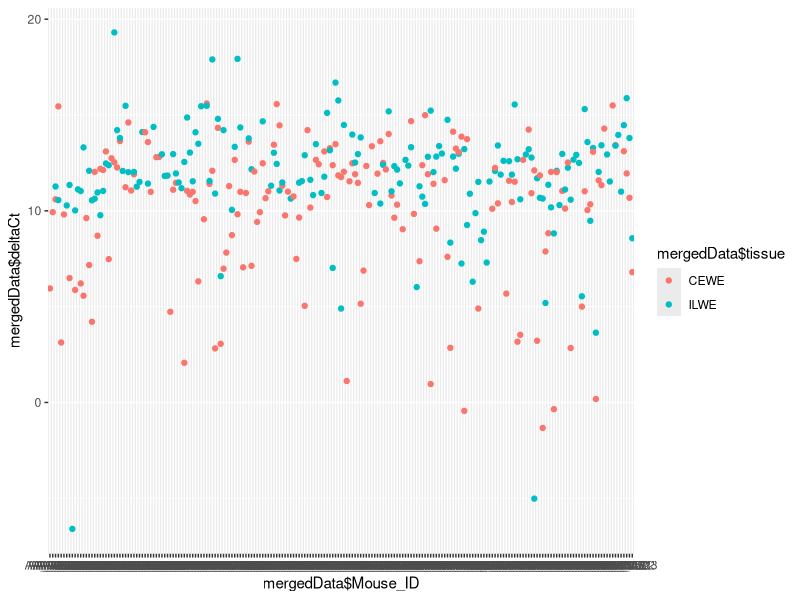

The R script that drew this image: (Note: this script raises an error after producing the figure.)
rawMeltData <- read.csv("./LorenzoRAW/CSVFiles/TotalLorenzo.csv", stringsAsFactors = F,
                 na.strings = c("NA", "", " ", "-"))

##### Clean data #####
# Column file name
names(rawMeltData)[names(rawMeltData) == "QPCR01.06.2018.XLS.csv"] <- "fileName"

# Annoying spaces
rawMeltData[,names(rawMeltData)  == "fileName"] <- gsub(" ", "", rawMeltData[,names(rawMeltData) == "fileName"])
rawMeltData[,names(rawMeltData)  == "Target.SYBR"] <- gsub(" ", "", rawMeltData[,names(rawMeltData) == "Target.SYBR"])

# Remove inside headers
rawMeltData <- rawMeltData[rawMeltData$Name != "Name",]

# Remove samples with no Ct value
rawMeltData <- rawMeltData[!is.na(rawMeltData$Ct.SYBR),]

# Remove samples with no mean Ct (means that only one sample worked)
rawMeltData <- rawMeltData[!is.na(rawMeltData$Ct.Mean.SYBR),]

# Remove controls (were used before)
rawMeltData <- rawMeltData[!rawMeltData$Name %in% c("water", "NTC"),]

# manual correction
rawMeltData$Name[rawMeltData$Name == "359"] <- "ILWE_AA_0359"
rawMeltData$Name[rawMeltData$Name == "ILWE_AA_242"] <- "ILWE_AA_0242"
rawMeltData$Name[rawMeltData$Name == "ILWE_AA_0,48"] <- "ILWE_AA_0348"
rawMeltData$Name[rawMeltData$Name == "ILWE_AA_0134"] <- "ILWE_AA_0379"
# likely manual mistake
rawMeltData[rawMeltData$Pos %in% c("B4", "B5", "B6") & 
       rawMeltData$fileName == "QPCR14.06.2018.XLS.csv", "Name"] <- "CEWE_AA_0424"

# Add full name of sample (tissue + mouseID + eimeriaOrmouse primers + plate)
rawMeltData$fullName <- paste0(rawMeltData$Name, "_", rawMeltData$Target.SYBR, "_",  rawMeltData$fileName)

# Add tissue and Mouse_ID
x <- strsplit(as.character(rawMeltData$Name), "_", 1)

rawMeltData$tissue <- sapply( x, "[", 1)

rawMeltData$Mouse_ID <- paste0("AA_", sapply( x, "[", 3))

##### Select correct data #####

# How many values per plate per fullname? (should be 3 max)
library(dplyr)
keepOnlyTriplicates <- rawMeltData %>%
  group_by(fullName)%>%
  count()

paste0("Problem with ", pull(keepOnlyTriplicates[keepOnlyTriplicates$n > 3,c("fullName")]))

rawMeltData <- rawMeltData[!rawMeltData$fullName %in%
                     pull(
                       keepOnlyTriplicates[keepOnlyTriplicates$n > 3,
                                           c("fullName")]),]

# Keep one value per plate per fullName (so per triplicate)
sumData <- rawMeltData[!duplicated(rawMeltData[c("fullName")]),]

# Choose what to do when several plates (choose based on sd or date?)
# in case of repeated samples, take the first one that worked (sd < 3)
# "Checking the files (not all), Lorenzo made new attempts when the variability 
# among replicates was too high (Sd >3) maybe would be nice to include the Sd 
# value for each sample as a criteria for selection of the data... 
# He replicate complete plates, so in most of the cases he include samples even 
# when in the previous attempt they had a good result"

sumData$IdTargetTissue <- paste(sumData$Mouse_ID, sumData$Target.SYBR, sumData$tissue)

duplicatedData <- unique(sumData$IdTargetTissue[duplicated(sumData$IdTargetTissue)])
                    
# Split in 2 to work only on duplicated DF     
myData1 <- sumData[!sumData$IdTargetTissue %in% duplicatedData, ]
myData2 <- sumData[sumData$IdTargetTissue %in% duplicatedData, ]

# keep the lower sd for each sample "IdTargetTissue"
myData3 <- data.frame()
for (i in unique(myData2$IdTargetTissue)){
  sub <- myData2[myData2$IdTargetTissue == i,]
  myData3 <- rbind(myData3, sub[sub$Ct.Dev..SYBR %in% min(sub$Ct.Dev..SYBR),])
}

# Unique values here:  
sumData <- rbind(myData1, myData3)

## Calculate deltaCt per plate

sumDataMouse <- sumData[sumData$Target.SYBR == "mouse",]
sumDataEimeria <- sumData[sumData$Target.SYBR == "eimeria",]

mergedData <- merge(sumDataEimeria, sumDataMouse, by = c("Mouse_ID", "fileName", "tissue"))

mergedData$deltaCt <- as.numeric(mergedData$Ct.Mean.SYBR.x) - as.numeric(mergedData$Ct.Mean.SYBR.y)

library(ggplot2)
ggplot(mergedData, aes(x = mergedData$Mouse_ID, y = mergedData$deltaCt)) +
  geom_point(aes(col = mergedData$tissue))

###### Calculation of LOD (mean + 2 standard deviations of the negative controls) #####

rawMeltData <- read.csv("./LorenzoRAW/MeltingCurves/MeltingCurvesLorenzo.csv", stringsAsFactors = F,
                    na.strings = c("NA", "", " ", "-"))

##### Clean data #####
# Column file name
names(rawMeltData)[names(rawMeltData) == "QPCRmc06.04.2018.XLS.csv"] <- "fileName"

# Annoying spaces
rawMeltData[,names(rawMeltData)  == "fileName"] <- gsub(" ", "", rawMeltData[,names(rawMeltData) == "fileName"])
rawMeltData[,names(rawMeltData)  == "Target.SYBR"] <- gsub(" ", "", rawMeltData[,names(rawMeltData) == "Target.SYBR"])

# Remove inside headers
rawMeltData <- rawMeltData[rawMeltData$Name != "Name",]

# Remove samples with no nbr of Tm value
rawMeltData <- rawMeltData[!is.na(rawMeltData$No..Tm.SYBR),]

# Correct fileName to match previous files
rawMeltData$fileName <- gsub("QPCRmc", "QPCR", rawMeltData$fileName)




# Remove samples with no mean Ct (means that only one sample worked)
rawMeltData <- rawMeltData[!is.na(rawMeltData$Ct.Mean.SYBR),]

# KEEP controls
ControlData <- rawMeltData[rawMeltData$Name %in% c("water", "NTC"),]

# Add full name of sample (control + eimeriaOrmouse primers + plate)
ControlData$fullName <- paste0(ControlData$Name, "_", ControlData$Target.SYBR, "_",  ControlData$fileName)

##### Select correct data #####

# How many values per plate per fullname? (should be 3 max)
library(dplyr)
keepOnlyTriplicates <- ControlData %>%
  group_by(fullName)%>%
  count()

# Keep one value per plate per fullName (so per triplicate)
sumData <- ControlData[!duplicated(ControlData[c("fullName")]),]

## Calculate deltaCt per plate per control type

sumDataMouse <- sumData[sumData$Target.SYBR == "mouse",]
sumDataEimeria <- sumData[sumData$Target.SYBR == "eimeria",]

mergedData <- merge(sumDataEimeria, sumDataMouse, by = c("fileName", "Name"))

mergedData$deltaCt <- as.numeric(mergedData$Ct.Mean.SYBR.x) - as.numeric(mergedData$Ct.Mean.SYBR.y)

# Calculation of LOD (mean + 2 standard deviations of the negative controls)

mean(mergedData$deltaCt) + 2 * sd(mergedData$deltaCt)

## NOT ENOUGH CONTROLS!!!

